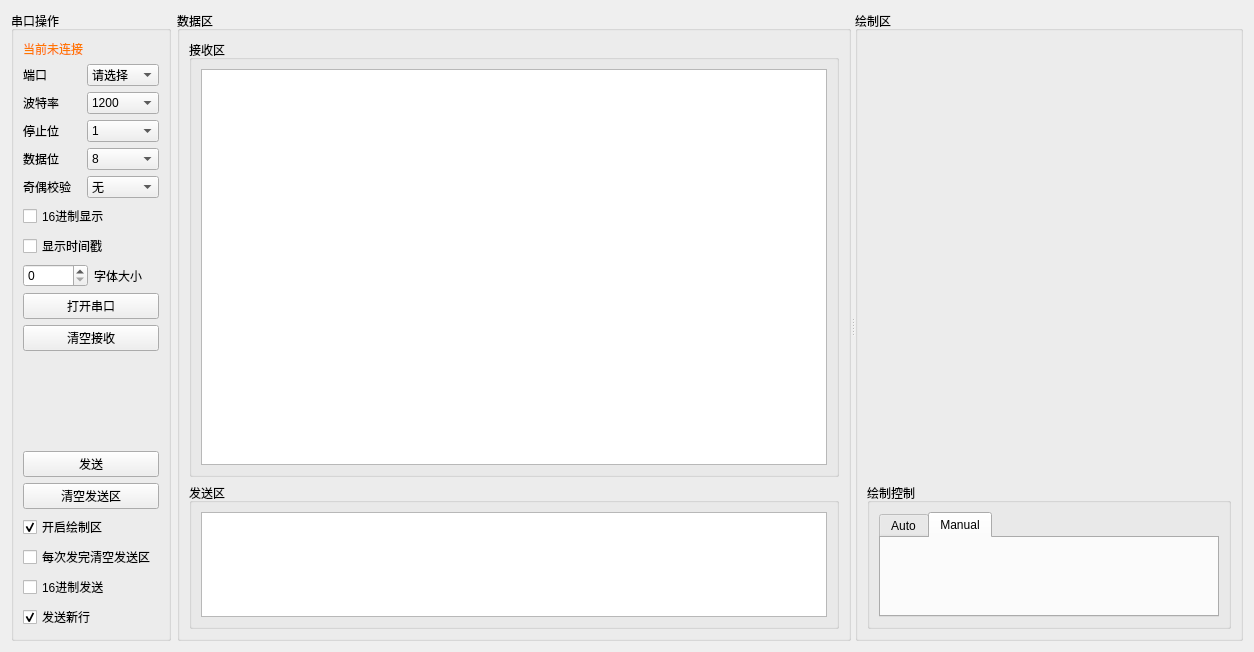
<?xml version="1.0" encoding="UTF-8"?>
<ui version="4.0">
 <class>Widget</class>
 <widget class="QWidget" name="Widget">
  <property name="geometry">
   <rect>
    <x>0</x>
    <y>0</y>
    <width>1254</width>
    <height>652</height>
   </rect>
  </property>
  <property name="windowTitle">
   <string>串口助手</string>
  </property>
  <property name="windowIcon">
   <iconset resource="rec.qrc">
    <normaloff>:/new/prefix1/recf/buz.ico</normaloff>:/new/prefix1/recf/buz.ico</iconset>
  </property>
  <layout class="QGridLayout" name="gridLayout_4">
   <item row="0" column="0">
    <layout class="QHBoxLayout" name="horizontalLayout" stretch="2,4">
     <item>
      <widget class="QGroupBox" name="groupBox">
       <property name="minimumSize">
        <size>
         <width>160</width>
         <height>0</height>
        </size>
       </property>
       <property name="maximumSize">
        <size>
         <width>160</width>
         <height>16777215</height>
        </size>
       </property>
       <property name="title">
        <string>串口操作</string>
       </property>
       <layout class="QGridLayout" name="gridLayout_5">
        <item row="0" column="0">
         <layout class="QVBoxLayout" name="verticalLayout_5">
          <item>
           <layout class="QVBoxLayout" name="verticalLayout_2">
            <item>
             <widget class="QLabel" name="lbConnected">
              <property name="styleSheet">
               <string notr="true">color: rgb(255, 119, 0)</string>
              </property>
              <property name="text">
               <string>当前未连接</string>
              </property>
              <property name="textFormat">
               <enum>Qt::AutoText</enum>
              </property>
              <property name="wordWrap">
               <bool>false</bool>
              </property>
             </widget>
            </item>
            <item>
             <layout class="QGridLayout" name="gridLayout_3">
              <item row="2" column="1">
               <widget class="QComboBox" name="cbBaudRate">
                <property name="currentText">
                 <string>1200</string>
                </property>
                <item>
                 <property name="text">
                  <string>1200</string>
                 </property>
                </item>
                <item>
                 <property name="text">
                  <string>2400</string>
                 </property>
                </item>
                <item>
                 <property name="text">
                  <string>4800</string>
                 </property>
                </item>
                <item>
                 <property name="text">
                  <string>9600</string>
                 </property>
                </item>
                <item>
                 <property name="text">
                  <string>14400</string>
                 </property>
                </item>
                <item>
                 <property name="text">
                  <string>19200</string>
                 </property>
                </item>
                <item>
                 <property name="text">
                  <string>38400</string>
                 </property>
                </item>
                <item>
                 <property name="text">
                  <string>57600</string>
                 </property>
                </item>
                <item>
                 <property name="text">
                  <string>115200</string>
                 </property>
                </item>
               </widget>
              </item>
              <item row="4" column="0">
               <widget class="QLabel" name="label_4">
                <property name="text">
                 <string>数据位</string>
                </property>
               </widget>
              </item>
              <item row="1" column="0">
               <widget class="QLabel" name="label">
                <property name="text">
                 <string>端口</string>
                </property>
               </widget>
              </item>
              <item row="3" column="0">
               <widget class="QLabel" name="label_3">
                <property name="text">
                 <string>停止位</string>
                </property>
               </widget>
              </item>
              <item row="1" column="1">
               <widget class="MyComboBox" name="cbPortName">
                <property name="currentText">
                 <string>请选择</string>
                </property>
                <item>
                 <property name="text">
                  <string>请选择</string>
                 </property>
                </item>
               </widget>
              </item>
              <item row="3" column="1">
               <widget class="QComboBox" name="cbStopBits">
                <item>
                 <property name="text">
                  <string>1</string>
                 </property>
                </item>
                <item>
                 <property name="text">
                  <string>1.5</string>
                 </property>
                </item>
                <item>
                 <property name="text">
                  <string>2</string>
                 </property>
                </item>
               </widget>
              </item>
              <item row="4" column="1">
               <widget class="QComboBox" name="cbDataBits">
                <property name="currentText">
                 <string>8</string>
                </property>
                <item>
                 <property name="text">
                  <string>8</string>
                 </property>
                </item>
                <item>
                 <property name="text">
                  <string>7</string>
                 </property>
                </item>
                <item>
                 <property name="text">
                  <string>6</string>
                 </property>
                </item>
                <item>
                 <property name="text">
                  <string>5</string>
                 </property>
                </item>
               </widget>
              </item>
              <item row="2" column="0">
               <widget class="QLabel" name="label_2">
                <property name="text">
                 <string>波特率</string>
                </property>
               </widget>
              </item>
              <item row="5" column="1">
               <widget class="QComboBox" name="cbParity">
                <property name="currentText">
                 <string>无</string>
                </property>
                <item>
                 <property name="text">
                  <string>无</string>
                 </property>
                </item>
                <item>
                 <property name="text">
                  <string>奇</string>
                 </property>
                </item>
                <item>
                 <property name="text">
                  <string>偶</string>
                 </property>
                </item>
               </widget>
              </item>
              <item row="5" column="0">
               <widget class="QLabel" name="label_5">
                <property name="text">
                 <string>奇偶校验</string>
                </property>
               </widget>
              </item>
             </layout>
            </item>
            <item>
             <widget class="QCheckBox" name="chk0x16Show">
              <property name="text">
               <string>16进制显示</string>
              </property>
             </widget>
            </item>
            <item>
             <widget class="QCheckBox" name="chkTimeShow">
              <property name="text">
               <string>显示时间戳</string>
              </property>
             </widget>
            </item>
            <item>
             <layout class="QHBoxLayout" name="horizontalLayout_4">
              <item>
               <widget class="QSpinBox" name="sbFontSize"/>
              </item>
              <item>
               <widget class="QLabel" name="fontSize">
                <property name="text">
                 <string>字体大小</string>
                </property>
               </widget>
              </item>
             </layout>
            </item>
            <item>
             <widget class="QPushButton" name="open">
              <property name="text">
               <string>打开串口</string>
              </property>
             </widget>
            </item>
            <item>
             <widget class="QPushButton" name="clear">
              <property name="text">
               <string>清空接收</string>
              </property>
             </widget>
            </item>
           </layout>
          </item>
          <item>
           <spacer name="verticalSpacer">
            <property name="orientation">
             <enum>Qt::Vertical</enum>
            </property>
            <property name="sizeHint" stdset="0">
             <size>
              <width>17</width>
              <height>18</height>
             </size>
            </property>
           </spacer>
          </item>
          <item>
           <layout class="QVBoxLayout" name="verticalLayout_3">
            <item>
             <widget class="QPushButton" name="send">
              <property name="text">
               <string>发送</string>
              </property>
             </widget>
            </item>
            <item>
             <widget class="QPushButton" name="clearSend">
              <property name="text">
               <string>清空发送区</string>
              </property>
             </widget>
            </item>
            <item>
             <widget class="QCheckBox" name="btnDraw">
              <property name="text">
               <string>开启绘制区</string>
              </property>
              <property name="checked">
               <bool>true</bool>
              </property>
             </widget>
            </item>
            <item>
             <widget class="QCheckBox" name="chkClearAfterSend">
              <property name="text">
               <string>每次发完清空发送区</string>
              </property>
             </widget>
            </item>
            <item>
             <widget class="QCheckBox" name="chk0x16Send">
              <property name="text">
               <string>16进制发送</string>
              </property>
             </widget>
            </item>
            <item>
             <widget class="QCheckBox" name="chkNewLine">
              <property name="text">
               <string>发送新行</string>
              </property>
              <property name="checked">
               <bool>true</bool>
              </property>
             </widget>
            </item>
           </layout>
          </item>
         </layout>
        </item>
       </layout>
      </widget>
     </item>
     <item>
      <widget class="QSplitter" name="splitter">
       <property name="sizePolicy">
        <sizepolicy hsizetype="Expanding" vsizetype="Preferred">
         <horstretch>0</horstretch>
         <verstretch>0</verstretch>
        </sizepolicy>
       </property>
       <property name="minimumSize">
        <size>
         <width>0</width>
         <height>0</height>
        </size>
       </property>
       <property name="layoutDirection">
        <enum>Qt::LeftToRight</enum>
       </property>
       <property name="orientation">
        <enum>Qt::Horizontal</enum>
       </property>
       <property name="opaqueResize">
        <bool>true</bool>
       </property>
       <property name="childrenCollapsible">
        <bool>false</bool>
       </property>
       <widget class="QGroupBox" name="groupBox_4">
        <property name="minimumSize">
         <size>
          <width>150</width>
          <height>0</height>
         </size>
        </property>
        <property name="maximumSize">
         <size>
          <width>100000</width>
          <height>16777215</height>
         </size>
        </property>
        <property name="title">
         <string>数据区</string>
        </property>
        <layout class="QVBoxLayout" name="verticalLayout" stretch="3,1">
         <item>
          <widget class="QGroupBox" name="groupBox_2">
           <property name="title">
            <string>接收区</string>
           </property>
           <layout class="QGridLayout" name="gridLayout_2">
            <item row="0" column="0">
             <widget class="QPlainTextEdit" name="receiveEdit">
              <property name="readOnly">
               <bool>true</bool>
              </property>
              <property name="maximumBlockCount">
               <number>100000</number>
              </property>
             </widget>
            </item>
           </layout>
          </widget>
         </item>
         <item>
          <widget class="QGroupBox" name="groupBox_3">
           <property name="title">
            <string>发送区</string>
           </property>
           <layout class="QGridLayout" name="gridLayout">
            <item row="0" column="0">
             <widget class="QPlainTextEdit" name="sendEdit"/>
            </item>
           </layout>
          </widget>
         </item>
        </layout>
       </widget>
       <widget class="QGroupBox" name="groupBox_7">
        <property name="minimumSize">
         <size>
          <width>300</width>
          <height>0</height>
         </size>
        </property>
        <property name="title">
         <string>绘制区</string>
        </property>
        <layout class="QVBoxLayout" name="verticalLayout_4" stretch="3,1">
         <item>
          <layout class="QGridLayout" name="gridLayout_7">
           <item row="0" column="0">
            <widget class="QCustomPlot" name="cusplot" native="true"/>
           </item>
          </layout>
         </item>
         <item>
          <widget class="QGroupBox" name="groupBox_5">
           <property name="minimumSize">
            <size>
             <width>0</width>
             <height>0</height>
            </size>
           </property>
           <property name="title">
            <string>绘制控制</string>
           </property>
           <layout class="QGridLayout" name="gridLayout_6">
            <item row="0" column="0">
             <widget class="QTabWidget" name="tabWidget">
              <property name="tabPosition">
               <enum>QTabWidget::North</enum>
              </property>
              <property name="tabShape">
               <enum>QTabWidget::Rounded</enum>
              </property>
              <property name="currentIndex">
               <number>1</number>
              </property>
              <property name="iconSize">
               <size>
                <width>16</width>
                <height>16</height>
               </size>
              </property>
              <widget class="QWidget" name="tabAuto">
               <attribute name="title">
                <string>Auto</string>
               </attribute>
              </widget>
              <widget class="QWidget" name="tabMan">
               <attribute name="title">
                <string>Manual</string>
               </attribute>
              </widget>
             </widget>
            </item>
           </layout>
          </widget>
         </item>
        </layout>
       </widget>
      </widget>
     </item>
    </layout>
   </item>
  </layout>
 </widget>
 <customwidgets>
  <customwidget>
   <class>QCustomPlot</class>
   <extends>QWidget</extends>
   <header>../../qcustomplot.h</header>
   <container>1</container>
  </customwidget>
  <customwidget>
   <class>MyComboBox</class>
   <extends>QComboBox</extends>
   <header>mycombobox.h</header>
   <slots>
    <signal>clicked()</signal>
   </slots>
  </customwidget>
 </customwidgets>
 <tabstops>
  <tabstop>sendEdit</tabstop>
  <tabstop>receiveEdit</tabstop>
  <tabstop>cbPortName</tabstop>
  <tabstop>cbBaudRate</tabstop>
  <tabstop>cbStopBits</tabstop>
  <tabstop>cbDataBits</tabstop>
  <tabstop>cbParity</tabstop>
  <tabstop>chk0x16Show</tabstop>
  <tabstop>send</tabstop>
  <tabstop>clearSend</tabstop>
  <tabstop>chkClearAfterSend</tabstop>
  <tabstop>chk0x16Send</tabstop>
  <tabstop>chkNewLine</tabstop>
 </tabstops>
 <resources>
  <include location="rec.qrc"/>
 </resources>
 <connections/>
</ui>
